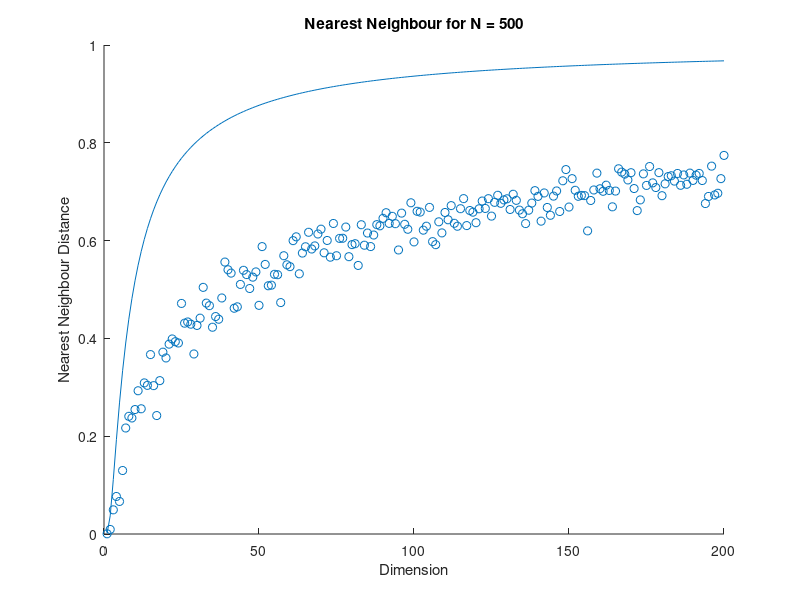

MATLAB code for this plot:
rng(1);
pts = 500;
mini = [1:200];
xval = linspace(1,200, 200);
for j = 1:200
    n = j;
    v = [1:pts];
    X = randn(pts,n);
    result = -1 + 2.*(X - min(X))./(max(X) - min(X));
    Y = zeros(1,n);
    for i = 1:pts
        v(i) = max(abs(result(i,1:n) - Y)); 
    end
    mini(j) = min(v);

%h(1) = plot(result(:,1),result(:,2),'bx');
end
for i =  1:200
    disp(mini(i));
end
y = [1:200];
for i = 1:200
    y(i)= (1-(1/2)^(1/pts))^(1/i);
     
end 
scatter(xval,mini);
hold on;
plot(xval, y);   
title('Nearest Neighbour for N = 500')
xlabel('Dimension')
ylabel('Nearest Neighbour Distance')
    